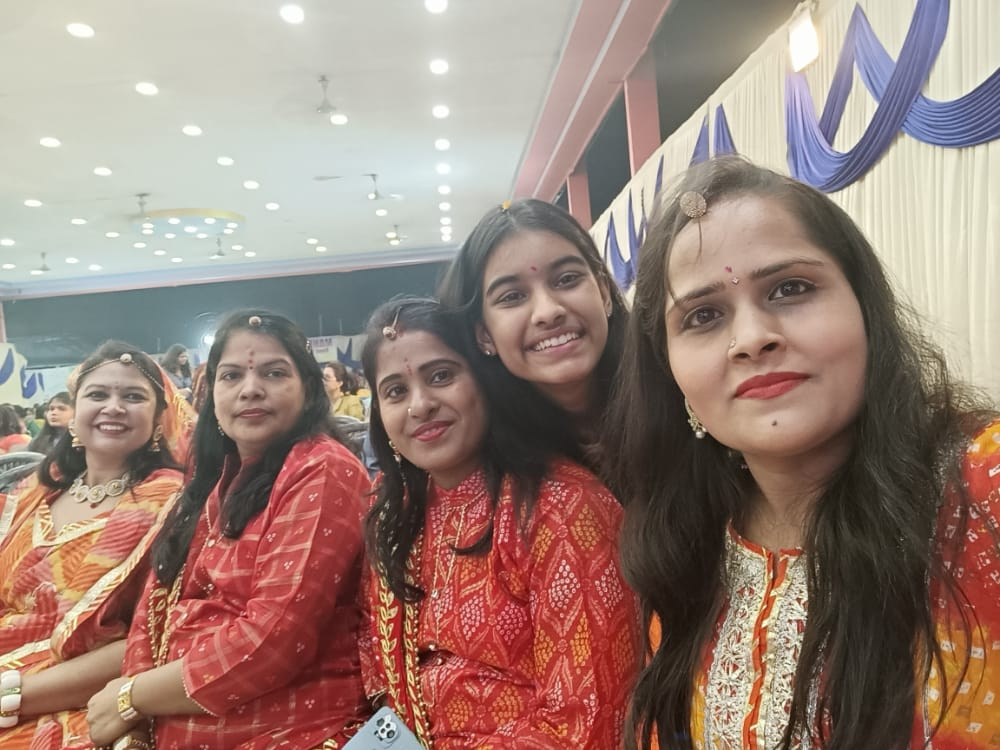
#> input picture opencv/photos/abc.jpg, 1000 x 750 px
$ python masking.py
#> lines starting #> are read from the running program, lines starting #| are printed output that depends on the picture; after the words box and inside, x2 and y2 are one past the last pixel; in counts of white or black regions, pixels touching at a corner belong together
import cv2 as cv
import numpy as np

img = cv.imread('photos/abc.jpg')
#> img is the input picture: shape (750, 1000, 3); mean B, G, R 119.3, 129.4, 154.2
cv.imshow('Photos', img)

blank = np.zeros(img.shape[:2], dtype='uint8')
cv.imshow('Blank image', blank)

circle = cv.circle(blank.copy(), (img.shape[1]//2 + 45, img.shape[0]//2), 100, 255, -1)
# cv.imshow('Mask', mask)

rectangle = cv.rectangle(blank.copy(), (30,30), (370,370), 255, -1)

weird_shape = cv.bitwise_and(circle, rectangle)
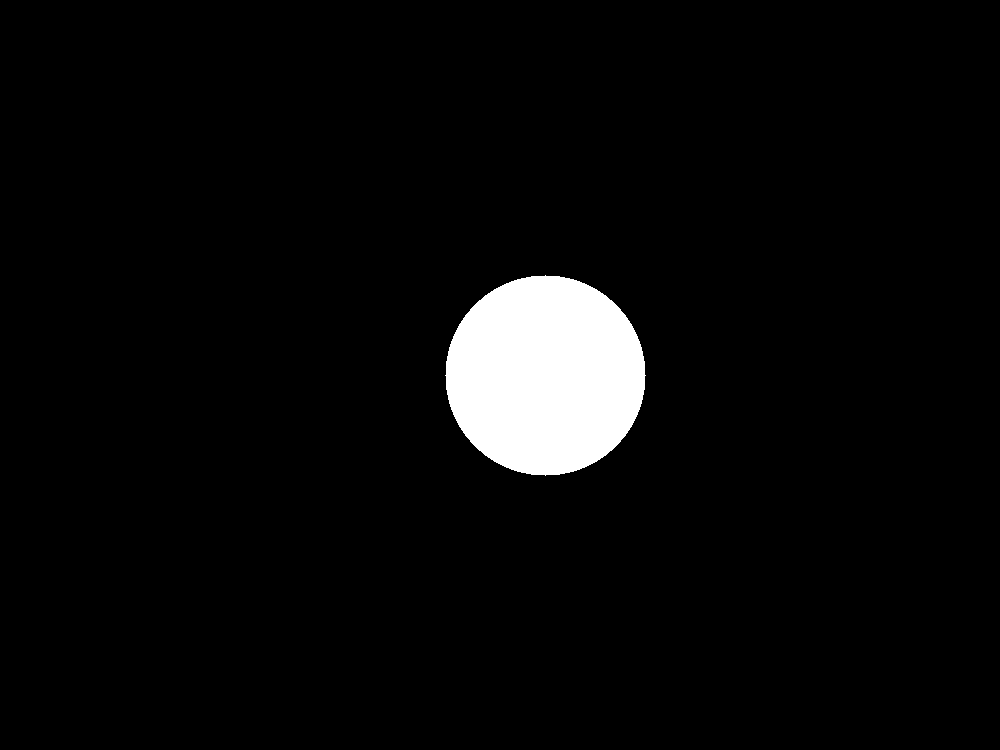
#> circle: shape (750, 1000); 4.2% white; 1 white region, box (x1, y1, x2, y2) and area: (445, 275, 646, 476) 31417
cv.imshow('Weird_shape', weird_shape)


#> (the run stopped early here; a loop or call above may not have finished)

$ run again, with opencv/photos/14556.jpg copied over opencv/photos/abc.jpg
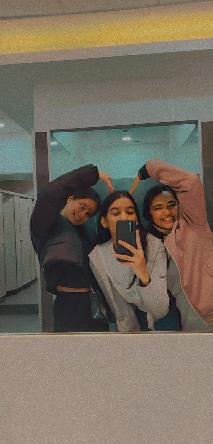
#> input picture opencv/photos/14556.jpg, 213 x 444 px
#> img is the input picture: shape (444, 213, 3); mean B, G, R 95.8, 109.6, 119.2
#> `weird_shape = cv.bitwise_and(circle, rectangle)`:
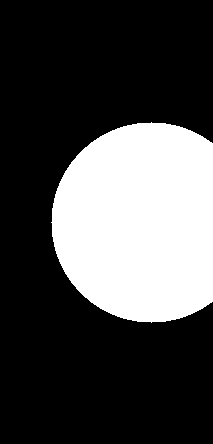
#> circle: shape (444, 213); 28.7% white; 1 white region, box (x1, y1, x2, y2) and area: (51, 122, 213, 323) 27182

$ run again, with opencv/photos/16445.jpg copied over opencv/photos/abc.jpg
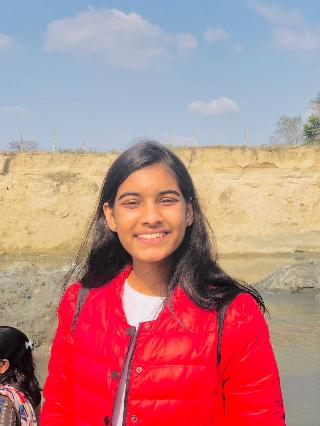
#> input picture opencv/photos/16445.jpg, 320 x 426 px
#> img is the input picture: shape (426, 320, 3); mean B, G, R 134.9, 133.6, 185.9
#> `weird_shape = cv.bitwise_and(circle, rectangle)`:
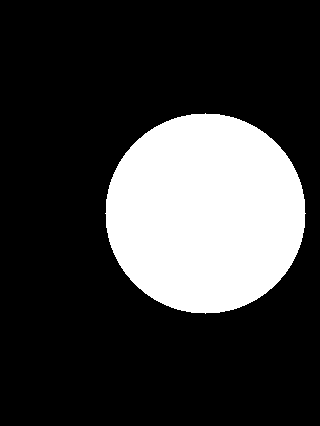
#> circle: shape (426, 320); 23% white; 1 white region, box (x1, y1, x2, y2) and area: (105, 113, 306, 314) 31417

$ run again, with opencv/photos/16529.jpg copied over opencv/photos/abc.jpg
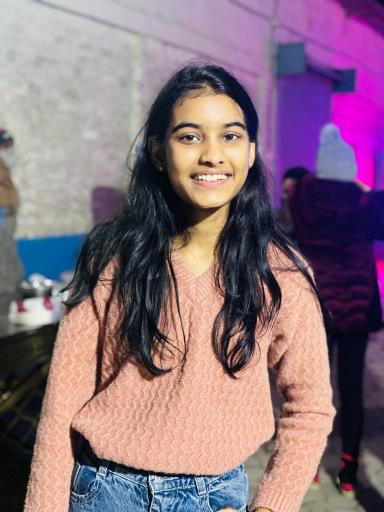
#> input picture opencv/photos/16529.jpg, 384 x 512 px
#> img is the input picture: shape (512, 384, 3); mean B, G, R 125.4, 111.9, 136.9
#> `weird_shape = cv.bitwise_and(circle, rectangle)`:
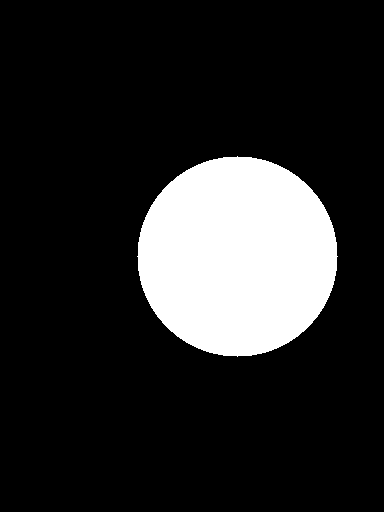
#> circle: shape (512, 384); 16% white; 1 white region, box (x1, y1, x2, y2) and area: (137, 156, 338, 357) 31417
